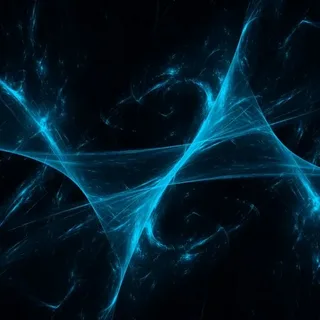
#> input picture Lab3/img2.jpg, 320 x 320 px, found by its file name
$ python Lab3_3.py
#> lines starting #> are read from the running program, lines starting #| are printed output that depends on the picture
#Lab3_3 Geometric Transformations of Images
import numpy as np
import cv2 as cv
from matplotlib import pyplot as plt

img = cv.imread('Lab3/img2.jpg')
#> img is the input picture: shape (320, 320, 3); mean B, G, R 38.4, 25.7, 3
assert img is not None, "file could not be read, check with os.path.exists()"

res = cv.resize(img,None,fx=2, fy=2, interpolation = cv.INTER_CUBIC)

#OR

height, width = img.shape[:2]
#> height = 320; width = 320
res = cv.resize(img,(2*width, 2*height), interpolation = cv.INTER_CUBIC)

cv.imshow("Resize",res)

#2. Сдвиг
img = cv.imread('Lab3/img2.jpg', cv.IMREAD_GRAYSCALE)
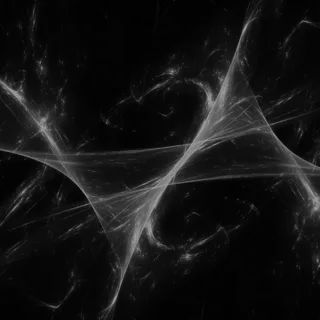
#> img: shape (320, 320); min 0, max 164, mean 20.3
rows,cols = img.shape
#> rows = 320; cols = 320

M = np.float32([[1,0,100],[0,1,50]])
dst = cv.warpAffine(img,M,(cols,rows))
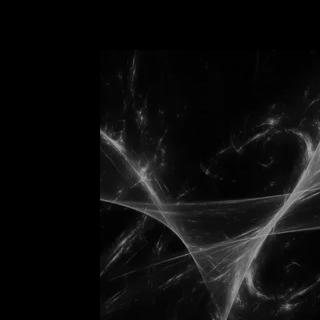
#> dst: shape (320, 320); min 0, max 164, mean 13.2

cv.imshow('Translation',dst)

#3.Вращение
# cols-1 и rows-1 — это границы координат.
M = cv.getRotationMatrix2D(((cols-1)/2.0,(rows-1)/2.0),90,1)
dst = cv.warpAffine(img,M,(cols,rows))
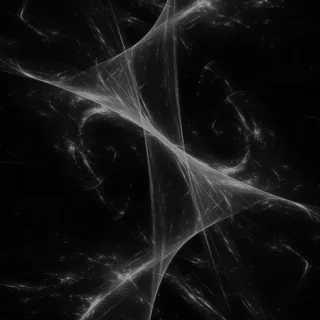
#> dst: shape (320, 320); min 0, max 164, mean 20.3

cv.imshow('Rotation',dst)

#Affine Transformation

img = cv.imread('Lab3/img2.jpg')
assert img is not None, "file could not be read, check with os.path.exists()"
rows,cols,ch = img.shape
#> ch = 3

pts1 = np.float32([[50,50],[200,50],[50,200]])
pts2 = np.float32([[10,100],[200,50],[100,250]])

M = cv.getAffineTransform(pts1,pts2)

dst = cv.warpAffine(img,M,(cols,rows))
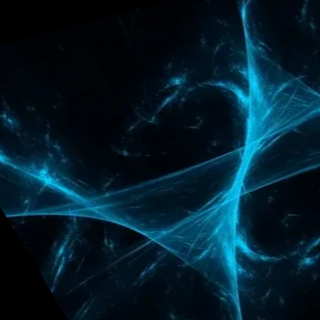
#> dst: shape (320, 320, 3); mean B, G, R 41.9, 28.6, 3.1

plt.subplot(121),plt.imshow(img),plt.title('Input')
plt.subplot(122),plt.imshow(dst),plt.title('Output')
plt.show()
#> figure, not shown here; B, G, R data is drawn as R, G, B

#Perspective Transformation

img = cv.imread('Lab3/sudoku.jpg')
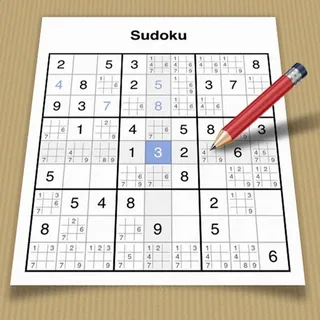
#> input picture Lab3/sudoku.jpg, 320 x 320 px, found by its file name
#> img is the input picture: shape (320, 320, 3); mean B, G, R 191.2, 204.4, 212.8
assert img is not None, "file could not be read, check with os.path.exists()"
rows,cols,ch = img.shape

pts1 = np.float32([[50,53],[267,53],[24,270],[289,270]])
pts2 = np.float32([[0,0],[300,0],[0,300],[300,300]])

M = cv.getPerspectiveTransform(pts1,pts2)

dst = cv.warpPerspective(img,M,(300,300))
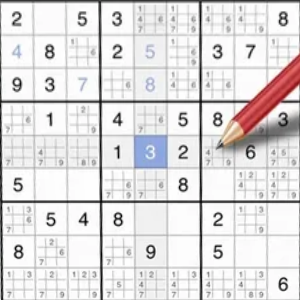
#> dst: shape (300, 300, 3); mean B, G, R 221.5, 220.8, 223.3

plt.subplot(121),plt.imshow(img),plt.title('Input')
plt.subplot(122),plt.imshow(dst),plt.title('Output')
plt.show()
#> figure, not shown here; B, G, R data is drawn as R, G, B

cv.waitKey(0)
cv.destroyAllWindows()
